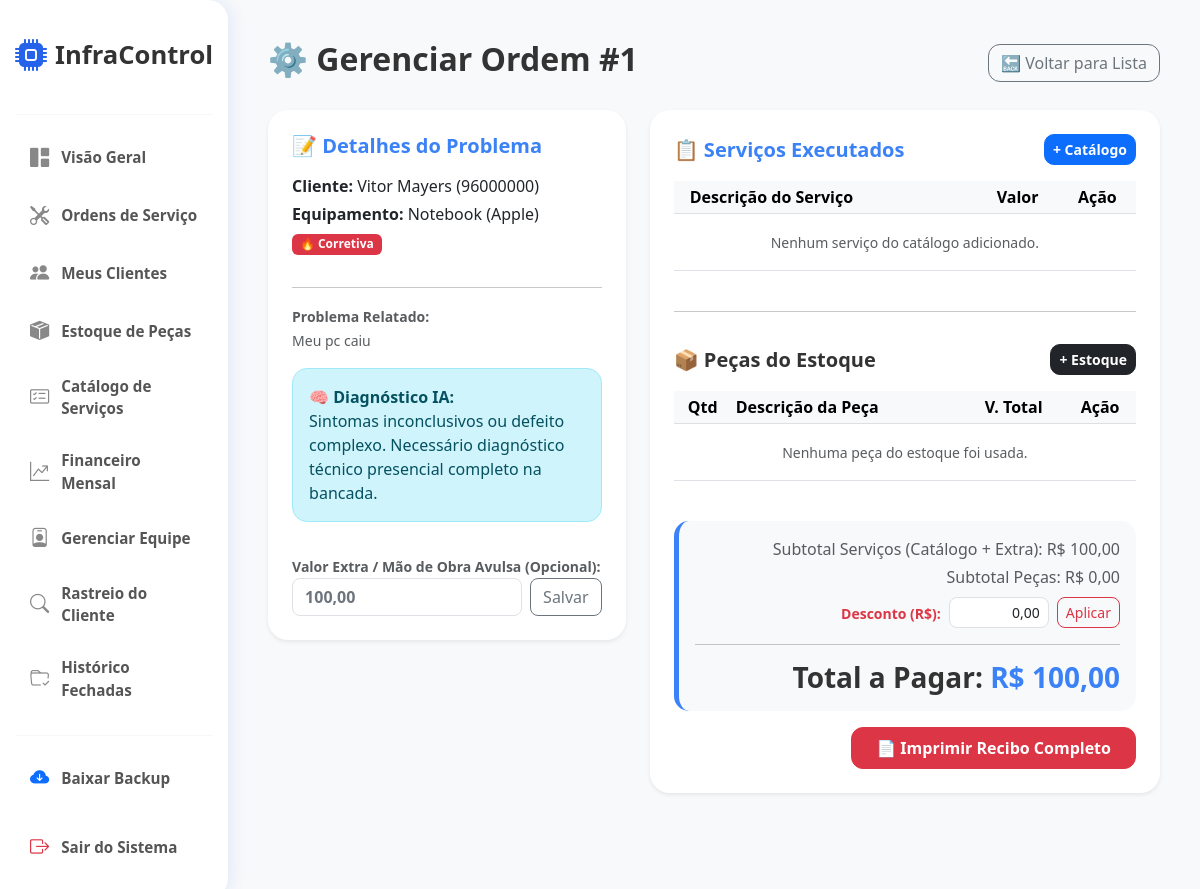
Screenshot of /gerenciar_os/1 (signed in) with the database file from the repository.
### models.py (models this page shows)
class OrdemServico(db.Model):
    id = db.Column(db.Integer, primary_key=True)
    cliente_id = db.Column(db.Integer, db.ForeignKey('cliente.id'), nullable=False)
    equipamento = db.Column(db.String(100), nullable=False)
    marca = db.Column(db.String(50))
    tipo_manutencao = db.Column(db.String(50))
    descricao_problema = db.Column(db.Text)
    diagnostico_ia = db.Column(db.Text)
    valor = db.Column(db.Float, default=0.0)
    desconto = db.Column(db.Float, default=0.0)
    status = db.Column(db.String(50), default='Aberto')
    data_abertura = db.Column(db.DateTime, default=db.func.current_timestamp())
    data_garantia = db.Column(db.DateTime)
    foto_antes = db.Column(db.String(255))
    nota_cliente = db.Column(db.Integer)
    comentario_cliente = db.Column(db.Text)
    itens = db.relationship('ItemOS', backref='ordem', lazy=True, cascade="all, delete-orphan")
    servicos_feitos = db.relationship('ItemServicoOS', backref='ordem', lazy=True, cascade="all, delete-orphan")

class Cliente(db.Model):
    id = db.Column(db.Integer, primary_key=True)
    nome = db.Column(db.String(100), nullable=False)
    email = db.Column(db.String(100))
    telefone = db.Column(db.String(20))
    ordens = db.relationship('OrdemServico', backref='cliente', lazy=True)

### app.py (the view)
@app.route('/gerenciar_os/<int:id>', methods=['GET', 'POST'])
@login_required
def gerenciar_os(id):
    os_data = OrdemServico.query.get_or_404(id)
    if request.method == 'POST':
        os_data.valor = converter_dinheiro(request.form.get('valor_extra', '0'))
        db.session.commit()
        flash('Atualizado!', 'success')
        return redirect(url_for('gerenciar_os', id=os_data.id))
    total_pecas = sum(i.valor_total for i in os_data.itens)
    total_servicos = sum(s.valor_cobrado for s in os_data.servicos_feitos)
    total_geral = (os_data.valor + total_servicos + total_pecas) - (os_data.desconto or 0.0)
    catalogo = Servico.query.all()
    return render_template('gerenciar_os.html', os_data=os_data, pecas=Peca.query.filter(Peca.quantidade > 0).all(), catalogo=catalogo, total_pecas=total_pecas, total_servicos=total_servicos, total_geral=total_geral)

### app.py (called while the page is built)
@login_manager.user_loader
def load_user(user_id):
    return User.query.get(int(user_id))

@app.template_filter('moeda')
def format_moeda(valor):
    try:
        v = float(valor)
        return f"{v:,.2f}".replace(",", "X").replace(".", ",").replace("X", ".")
    except:
        return "0,00"

### templates/gerenciar_os.html (shortened to what this page needs)
{% extends "base.html" %}
{% block content %}
<div class="d-flex justify-content-between align-items-center mb-4">
    <h2 style="font-weight: 700; color: #333;">⚙️ Gerenciar Ordem #{{ os_data.id }}</h2>
    <a href="{{ url_for('ordens') }}" class="btn btn-outline-secondary" style="border-radius: 12px;">🔙 Voltar para Lista</a>
</div>
<div class="row">
    <div class="col-md-5">
        <div class="card border-0 shadow-sm p-4 mb-4" style="border-radius: 20px;">
            <h5 class="fw-bold mb-3" style="color: var(--primary);">📝 Detalhes do Problema</h5>
            <p class="mb-1"><strong>Cliente:</strong> {{ os_data.cliente.nome }} ({{ os_data.cliente.telefone }})</p>
            <p class="mb-1"><strong>Equipamento:</strong> {{ os_data.equipamento }} {{ '(' ~ os_data.marca ~ ')' if os_data.marca else '' }}</p>
            <p class="mb-3">
                {% if os_data.tipo_manutencao == 'Preventiva' %} <span class="badge bg-success">🛠️ {{ os_data.tipo_manutencao }}</span>
                {% elif os_data.tipo_manutencao == 'Corretiva' %} <span class="badge bg-danger">🔥 {{ os_data.tipo_manutencao }}</span> {% endif %}
            </p>
            <hr>
            <p class="text-muted"><small><strong>Problema Relatado:</strong><br>{{ os_data.descricao_problema }}</small></p>
            <div class="alert alert-info p-3" style="border-radius: 15px;">
                <strong>🧠 Diagnóstico IA:</strong><br>{{ os_data.diagnostico_ia }}
            </div>
            <form method="POST" class="mt-3">
                <label class="text-muted fw-bold"><small>Valor Extra / Mão de Obra Avulsa (Opcional):</small></label>
                <div class="d-flex gap-2">
                    <input type="text" name="valor_extra" value="{{ os_data.valor | moeda }}" class="form-control text-secondary fw-bold" style="border-radius: 8px;">
                    <button type="submit" class="btn btn-outline-secondary" style="border-radius: 8px;">Salvar</button>
                </div>
            </form>
        </div>
    </div>
    <div class="col-md-7">
        <div class="card border-0 shadow-sm p-4" style="border-radius: 20px;">
            <div class="d-flex justify-content-between align-items-center mb-3">
                <h5 class="fw-bold m-0" style="color: var(--primary);">📋 Serviços Executados</h5>
                <button class="btn btn-sm btn-primary fw-bold" data-bs-toggle="modal" data-bs-target="#modalServico" style="border-radius: 10px;">+ Catálogo</button>
            </div>
            <table class="table table-sm text-center align-middle mb-4">
                <thead class="table-light"><tr><th class="text-start ps-3">Descrição do Serviço</th><th>Valor</th><th>Ação</th></tr></thead>
                <tbody>
                    {% for s in os_data.servicos_feitos %}
                    <tr>
                        <td class="text-start ps-3 fw-bold text-muted">{{ s.nome_servico }}</td>
                        <td class="text-primary fw-bold">R$ {{ s.valor_cobrado | moeda }}</td>
                        <td><a href="{{ url_for('remover_servico_os', item_id=s.id) }}" class="btn btn-sm btn-outline-danger" style="border-radius: 8px;">❌</a></td>
                    </tr>
                    {% else %}<tr><td colspan="3" class="p-3 text-muted"><small>Nenhum serviço do catálogo adicionado.</small></td></tr>{% endfor %}
                </tbody>
            </table>
            <hr>
            <div class="d-flex justify-content-between align-items-center mb-3 mt-3">
                <h5 class="fw-bold m-0" style="color: #333;">📦 Peças do Estoque</h5>
                <button class="btn btn-sm btn-dark fw-bold" data-bs-toggle="modal" data-bs-target="#modalPeca" style="border-radius: 10px;">+ Estoque</button>
            </div>
            <table class="table table-sm text-center align-middle">
                <thead class="table-light"><tr><th>Qtd</th><th class="text-start">Descrição da Peça</th><th>V. Total</th><th>Ação</th></tr></thead>
                <tbody>
                    {% for item in os_data.itens %}
                    <tr>
                        <td><span class="badge bg-secondary">{{ item.quantidade }}x</span></td>
                        <td class="text-start fw-bold text-muted">{{ item.nome_peca }}</td>
                        <td class="text-danger fw-bold">R$ {{ item.valor_total | moeda }}</td>
                        <td><a href="{{ url_for('remover_item_os', item_id=item.id) }}" class="btn btn-sm btn-outline-danger" style="border-radius: 8px;">❌</a></td>
                    </tr>
                    {% else %}<tr><td colspan="4" class="p-3 text-muted"><small>Nenhuma peça do estoque foi usada.</small></td></tr>{% endfor %}
                </tbody>
            </table>
            <div class="mt-4 p-3 text-end" style="background-color: #f8f9fa; border-radius: 15px; border-left: 5px solid var(--primary);">
                <p class="mb-1 text-muted">Subtotal Serviços (Catálogo + Extra): R$ {{ (total_servicos + os_data.valor) | moeda }}</p>
                <p class="mb-1 text-muted">Subtotal Peças: R$ {{ total_pecas | moeda }}</p>
                {% if current_user.role == 'admin' %}
                <form action="{{ url_for('aplicar_desconto', os_id=os_data.id) }}" method="POST" class="d-flex justify-content-end align-items-center mb-2 mt-2 gap-2">
                    <label class="text-danger fw-bold m-0"><small>Desconto (R$):</small></label>
                    <input type="text" name="desconto" value="{{ os_data.desconto | moeda if os_data.desconto else '0,00' }}" class="form-control form-control-sm text-end" style="width: 100px; border-radius: 8px;">
                    <button type="submit" class="btn btn-sm btn-outline-danger" style="border-radius: 8px;">Aplicar</button>
                </form>
                {% endif %}
                <hr>
                <h3 class="fw-bold m-0" style="color: #333;">Total a Pagar: <span style="color: var(--primary);">R$ {{ total_geral | moeda }}</span></h3>
            </div>
            <div class="text-end mt-3">
                <a href="{{ url_for('gerar_pdf', os_id=os_data.id) }}" class="btn btn-danger fw-bold px-4 py-2" style="border-radius: 12px;">📄 Imprimir Recibo Completo</a>
            </div>
        </div>
    </div>
</div>
{% endblock %}

### templates/base.html (style rules this page uses)
:root { --primary: #3b82f6; --primary-dark: #2563eb; --bg-light: #f8f9fa; --sidebar-bg: #ffffff; --text-dark: #333333; }
body { background-color: var(--bg-light); font-family: 'Segoe UI', Tahoma, Geneva, Verdana, sans-serif; color: var(--text-dark); }

### rows the page displays
OrdemServico: id "1", equipamento "Notebook", marca "(Apple)", tipo_manutencao "Corretiva", descricao_problema "Meu pc caiu", diagnostico_ia "Sintomas inconclusivos ou defeito complexo. Necessário diagnóstico técnico presencial completo na bancada.", valor_extra "100,00", (total_servicos+os_data.valor)|moeda "100,00", desconto "0,00"
Cliente: cliente.nome "Vitor Mayers", cliente.telefone "96000000"

### other values shown
{{ total_pecas | moeda }} "0,00"
{{ total_geral | moeda }} "100,00"
